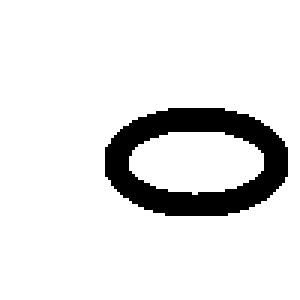
%> input picture Codigo/unaelipse.bmp, 100 x 100 px (shown 3 times larger); the run also reads 2 pictures not shown here
$ octave SGA1.m   (GNU Octave 9; MATLAB toolbox functions it lacks are replaced by stand-ins)
%> lines starting %> are read from the running program, lines starting %| are printed output that depends on the picture
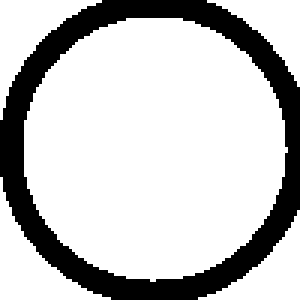
%> input picture Codigo/circulogrande.bmp, 100 x 100 px (shown 3 times larger)
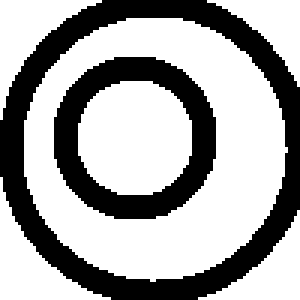
%> input picture Codigo/circulograndeychico.bmp, 100 x 100 px (shown 3 times larger)
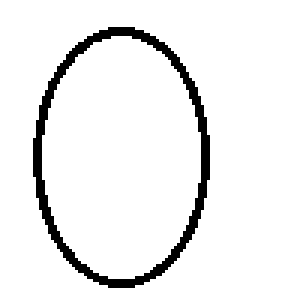
%> input picture Codigo/elipse2.bmp, 100 x 100 px (shown 3 times larger)
%% Algoritmo geneticorl
%% Meta parámetros
% Tamaño de la población
psize = 160;
% Reproductores por generacion (psize-poda)
repro = 2*round((psize/10)); %aproximadamente un 20% y que sea par
% Numero de iteraciones
maxiter = 120;
% Probabilidad de mutación
pmut = 1/psize;
% Cantidad de elitismo
l33t = 2;
% Miembros de la elite que NO pueden mutar
emut = 0;
% Imagen
% aleatoria
%  I = randi([0 1], 100);
% images es un 3TENSORRR
%> (the run ends here)
